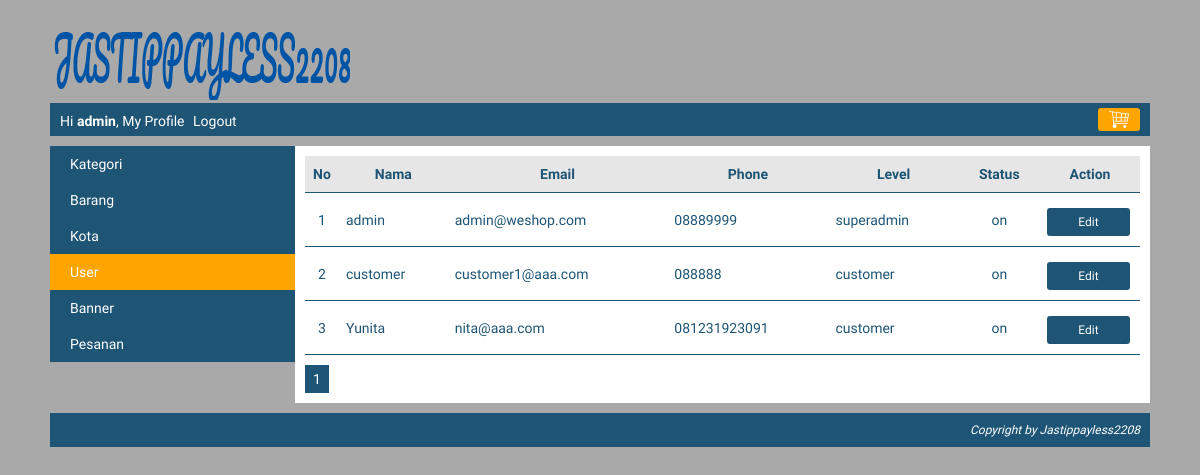
The app's page /index.php?page=my_profile&module=user&action=list (signed in) with its own data.
### tables this page shows
CREATE TABLE `user` (
  `user_id` int(10) NOT NULL,
  `level` varchar(30) NOT NULL,
  `nama` varchar(150) NOT NULL,
  `email` varchar(160) NOT NULL,
  `alamat` varchar(400) NOT NULL,
  `phone` varchar(15) NOT NULL,
  `password` varchar(300) NOT NULL,
  `status` enum('on','off') NOT NULL
);

### module/user/list.php (the view, shortened to what this page needs)
<?php
    $no=1;
    $queryAdmin = mysqli_query($koneksi, "SELECT * FROM user ORDER BY nama ASC");
    if(mysqli_num_rows($queryAdmin) == 0)
    {
        echo "<h3>Saat ini belum ada data user yang dimasukan</h3>";
    }
    else
    {
        echo "<table class='table-list'>";
            echo "<tr class='baris-title'>
                    <th class='kolom-nomor'>No</th>
                    <th class='kiri'>Nama</th>
                    <th class='kiri'>Email</th>
                    <th class='kiri'>Phone</th>
                    <th class='kiri'>Level</th>
                    <th class='tengah'>Status</th>
                    <th class='tengah'h>Action</th>
                 </tr>";
            while($rowUser=mysqli_fetch_array($queryAdmin))
            {
                echo "<tr>
                        <td class='kolom-nomor'>$no</td>
                        <td>$rowUser[nama]</td>
                        <td>$rowUser[email]</td>
                        <td>$rowUser[phone]</td>
                        <td>$rowUser[level]</td>
                        <td class='tengah'>$rowUser[status]</td>
                        <td class='tengah'><a class='tombol-action' href='".BASE_URL."index.php?page=my_profile&module=user&action=form&user_id=$rowUser[user_id]"."'>Edit</a></td>
                     </tr>";
                $no++;
            }
        echo "</table>";
    }
?>

### css/style.css (style rules this page uses)
body { font-family: 'Sniglet', cursive; font-size: 14px; color: #1e5474; background: #A9A9A9; width: 1100px; height: auto; margin: 0px auto; padding: 10px; }
.table-list { width: 100%; border-collapse: collapse; }
.table-list tr { border-bottom: 1px solid #1e5474; }
.table-list tr.baris-title { background: #E6E6E6; }
.table-list tr th, .table-list tr td { padding: 10px 7px; }
.kolom-nomor { text-align: center; width: 20px; }
.kiri { text-align: center; }
.tengah { text-align: center; }
.tombol-action { background: #1e5474; color: white; padding: 7px 15px; border-radius: 3px; cursor: pointer; text-decoration: none; margin-right: 3px; font-size: 12px; display: block; float:inherit; margin-top: 5px; }

### records on screen
user: nama "admin", email "admin@weshop.com", phone "08889999", level "superadmin", status "on"
user: nama "customer", email "customer1@aaa.com", phone "088888", level "customer", status "on"
user: nama "Yunita", email "nita@aaa.com", phone "081231923091", level "customer", status "on"

### other values on screen
$nama "admin"
